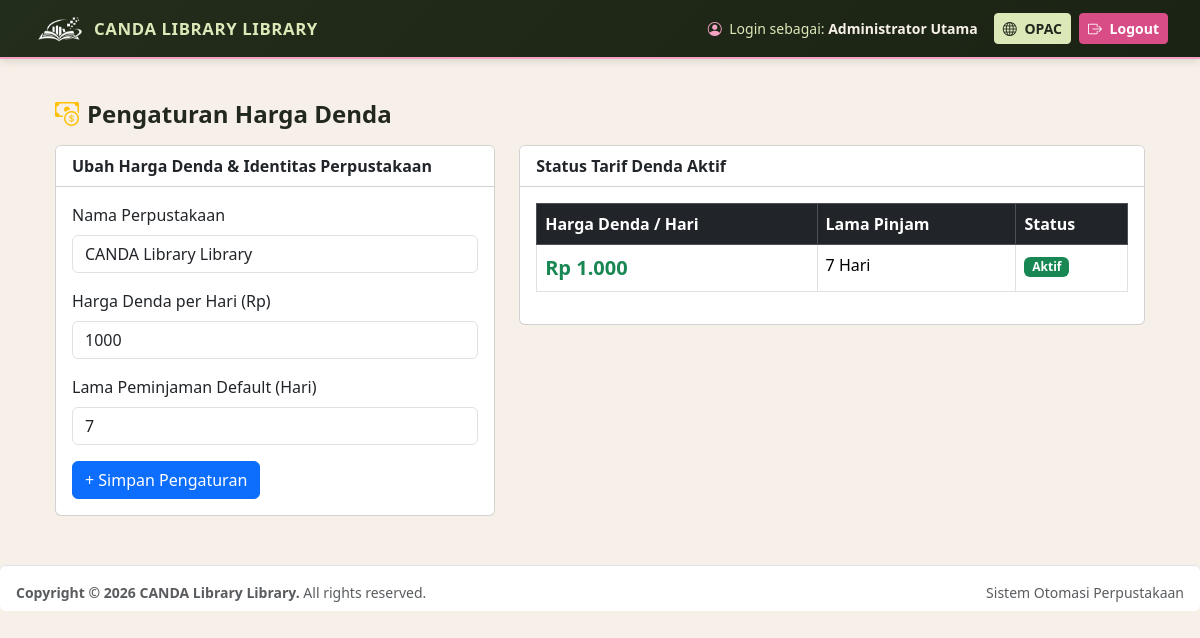
/sirkulasi/pengaturan_denda.php (signed in), run on the app's committed database.
### tables this page shows
CREATE TABLE IF NOT EXISTS pengaturan_denda (
    id_denda INT AUTO_INCREMENT PRIMARY KEY,
    nominal_denda INT NOT NULL DEFAULT 1000,
    lama_pinjam_default INT NOT NULL DEFAULT 7,
    nama_perpustakaan VARCHAR(150) DEFAULT 'CANDA Library Library - Sistem Otomasi Perpustakaan',
    updated_at TIMESTAMP DEFAULT CURRENT_TIMESTAMP ON UPDATE CURRENT_TIMESTAMP
);

### config/koneksi.php (called while the page is built, shortened)
<?php
$host = "sqlXXX.infinityfree.com";
$user = "if0_43497672";
$pass = "PASSWORD_MYSQL_KAMU";
$db   = "if0_43497672_db_candalibrary";
$conn = mysqli_connect($host, $user, $pass, $db);
mysqli_query($conn, "CREATE TABLE IF NOT EXISTS pengaturan_denda (
    id INT AUTO_INCREMENT PRIMARY KEY,
    nominal_denda INT DEFAULT 1000,
    lama_pinjam_default INT DEFAULT 7,
    nama_perpustakaan VARCHAR(100) DEFAULT 'CANDA Library'
)");
$q_set = mysqli_query($conn, "SELECT * FROM pengaturan_denda LIMIT 1");
$pengaturan = mysqli_fetch_assoc($q_set);
if (!function_exists('format_rupiah')) {
    function format_rupiah($angka) {
        return "Rp " . number_format((float)$angka, 0, ',', '.');
    }
}
?>

### sirkulasi/pengaturan_denda.php (the view, shortened to what this page needs)
<?php
require_once '../config/koneksi.php';
require_once '../includes/header.php';
?>
<h4 class="fw-bold mb-3"><i class="bi bi-cash-coin text-warning me-2"></i>Pengaturan Harga Denda</h4>
<div class="row g-4">
    <div class="col-md-5">
        <div class="card">
            <div class="card-header bg-white fw-bold">Ubah Harga Denda &amp; Identitas Perpustakaan</div>
            <div class="card-body">
                <form method="POST">
                    <div class="mb-3">
                        <label class="form-label">Nama Perpustakaan</label>
                        <input type="text" name="nama_perpustakaan" class="form-control" value="<?= htmlspecialchars($pengaturan['nama_perpustakaan']) ?>" required>
                    </div>
                    <div class="mb-3">
                        <label class="form-label">Harga Denda per Hari (Rp)</label>
                        <input type="number" name="nominal_denda" class="form-control" value="<?= $pengaturan['nominal_denda'] ?>" min="0" step="500" required>
                    </div>
                    <div class="mb-3">
                        <label class="form-label">Lama Peminjaman Default (Hari)</label>
                        <input type="number" name="lama_pinjam_default" class="form-control" value="<?= $pengaturan['lama_pinjam_default'] ?>" min="1" required>
                    </div>
                    <button type="submit" class="btn btn-primary">+ Simpan Pengaturan</button>
                </form>
            </div>
        </div>
    </div>
    <div class="col-md-7">
        <div class="card">
            <div class="card-header bg-white fw-bold">Status Tarif Denda Aktif</div>
            <div class="card-body">
                <table class="table table-bordered">
                    <thead class="table-dark">
                        <tr><th>Harga Denda / Hari</th><th>Lama Pinjam</th><th>Status</th></tr>
                    </thead>
                    <tbody>
                        <tr>
                            <td class="fw-bold fs-5 text-success"><?= format_rupiah($pengaturan['nominal_denda']) ?></td>
                            <td><?= $pengaturan['lama_pinjam_default'] ?> Hari</td>
                            <td><span class="badge bg-success">Aktif</span></td>
                        </tr>
                    </tbody>
                </table>
            </div>
        </div>
    </div>
</div>
<?php require_once '../includes/footer.php'; ?>

### includes/header.php (shortened to what this page needs)
<?php
$nama_perpus = isset($pengaturan['nama_perpustakaan']) ? $pengaturan['nama_perpustakaan'] : 'CANDA Library';
$role_user   = isset($_SESSION['nama_petugas']) ? $_SESSION['nama_petugas'] : 'Administrator';
?>
<!DOCTYPE html>
<html lang="id">
<head>
    <link href="https://cdn.jsdelivr.net/npm/bootstrap@5.3.3/dist/css/bootstrap.min.css" rel="stylesheet">
    <link href="https://cdn.jsdelivr.net/npm/bootstrap-icons@1.11.3/font/bootstrap-icons.min.css" rel="stylesheet">
</head>
<body>
    <nav class="navbar navbar-expand main-header mb-3">
        <div class="container-fluid">
            <a class="navbar-brand d-flex align-items-center gap-2 py-0" href="../admin/dashboard.php">
                <img src="../uploads/lampiran/logo.png" alt="Logo <?= htmlspecialchars(strtoupper($nama_perpus)) ?>" class="brand-logo-img">
                <span class="brand-title-caps text-uppercase"><?= htmlspecialchars($nama_perpus) ?></span>
            </a>
            <div class="navbar-nav ms-auto align-items-center">
                <span class="navbar-text me-3 small" style="color: var(--pistachio);">
                    <i class="bi bi-person-circle me-1" style="color: var(--bubblegum);"></i> Login sebagai:
                    <strong style="color: var(--ivory);"><?= htmlspecialchars($role_user) ?></strong>
                </span>
                <a href="../index.php" target="_blank" class="btn btn-canda-opac btn-sm me-2">
                    <i class="bi bi-globe me-1"></i> OPAC
                </a>
                <a href="../auth/logout.php" onclick="return confirm('Keluar dari sistem?')" class="btn btn-canda-logout btn-sm">
                    <i class="bi bi-box-arrow-right me-1"></i> Logout
                </a>
            </div>
        </div>
    </nav>
    <div class="container main-content">

### includes/footer.php (shortened to what this page needs)
</div>
    <footer class="mt-4 pt-3 border-top bg-white px-3 py-2 rounded small text-muted d-flex justify-content-between">
        <div><strong>Copyright &copy; <?= date('Y') ?> <?= htmlspecialchars($pengaturan['nama_perpustakaan']) ?>.</strong> All rights reserved.</div>
        <div>Sistem Otomasi Perpustakaan</div>
    </footer>
</body>
</html>

### includes/header.php (style rules this page uses)
:root { --pistachio: #DCE8B8; --grass: #5E8A17; --grass-dark: #466810; --raspberry: #D94D86; --raspberry-dark: #B5376B; --bubblegum: #F3A2C4; --ivory: #F6F0E8; --ink: #23281E; --muted: #646B5E; --border-soft: #E5DEC9; }
body { background-color: var(--ivory); color: var(--ink); font-family: 'Segoe UI', Tahoma, Geneva, Verdana, sans-serif; }
.main-header { background: linear-gradient(135deg, #232D1B 0%, #1B2314 100%); border-bottom: 2px solid var(--bubblegum); padding: 10px 20px; box-shadow: 0 2px 8px rgba(35, 45, 27, 0.14); }
.brand-logo-img { height: 36px; width: auto; object-fit: contain; display: block; }
.brand-title-caps { color: var(--pistachio); letter-spacing: 0.6px; font-size: 1.05rem; font-weight: 800; text-transform: uppercase; }
.main-content { padding: 25px; }
.btn-canda-opac { background-color: var(--pistachio); border-color: var(--pistachio); color: var(--ink); font-weight: 600; }
.btn-canda-logout { background-color: var(--raspberry); border-color: var(--raspberry); color: #FFFFFF; font-weight: 600; }

### data on the page
pengaturan_denda: nama_perpustakaan "CANDA LIBRARY LIBRARY", nama_perpustakaan "CANDA Library Library", nominal_denda "1000", lama_pinjam_default "7", nominal_denda "Rp 1.000"

### other printed values
$role_user "Administrator Utama"
